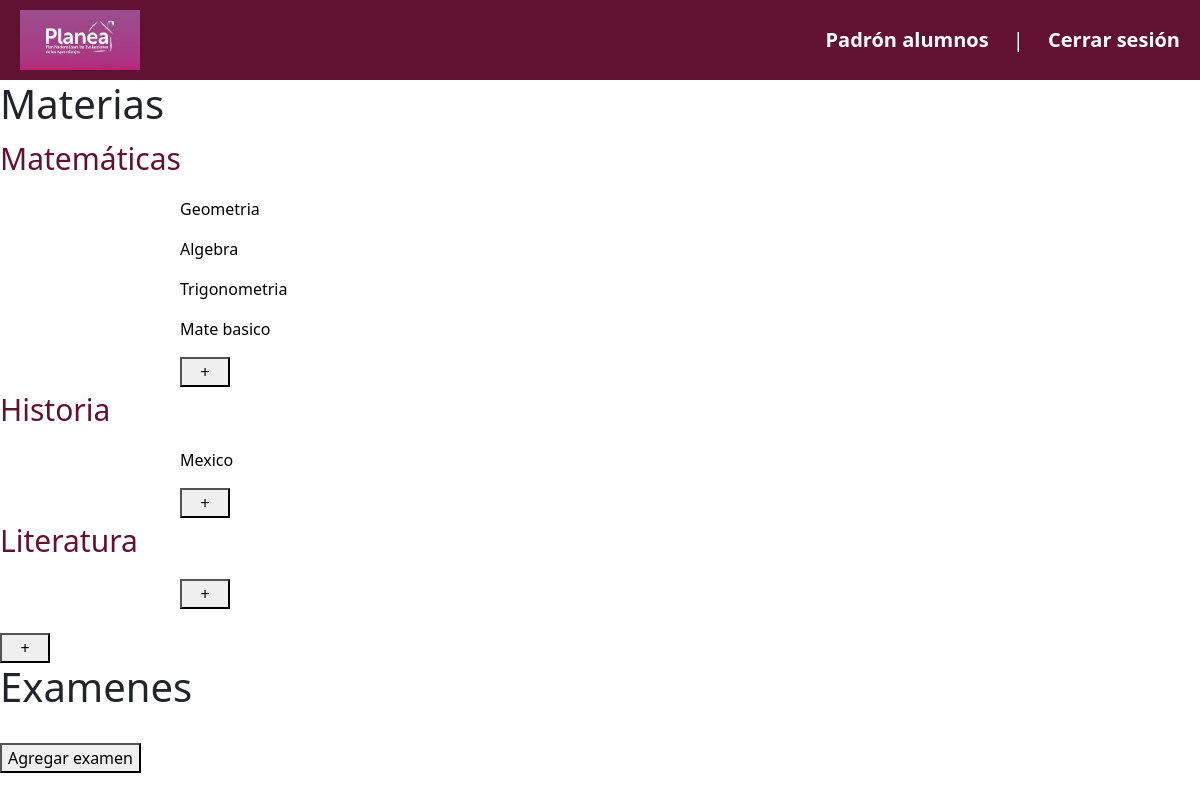
The app's page / (signed in), older data.
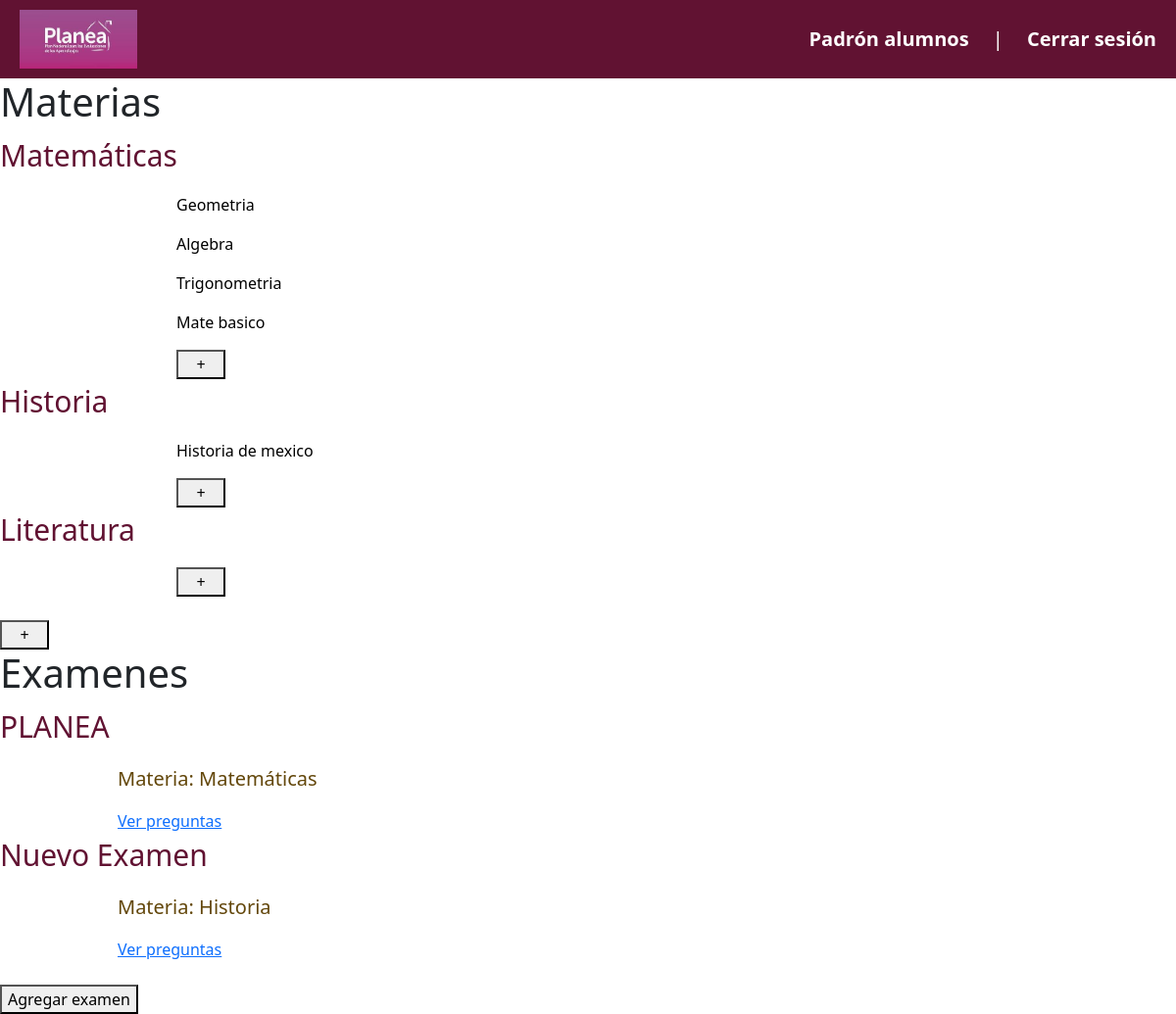
The same page, newer data.
### pagina_web/models.py (models this page shows)
class materia(models.Model):
    nombre = models.CharField(max_length=30)

class rama(models.Model):
    nombre = models.CharField(max_length=30)
    idMateria = models.ForeignKey(materia, on_delete=models.CASCADE)

class examen(models.Model):
    nombre = models.CharField(max_length=100)
    idMateria = models.ForeignKey(materia, on_delete=models.CASCADE, default=1)

### pagina_web/views.py (the view)
# urls.py: path('', Inicio.as_view(), name='inicio'),
class Inicio(View):
    @method_decorator(staff_member_required(login_url='login'), name='dispatch')
    def get(self, request):
        ramas_prefetch = Prefetch('rama_set', queryset=rama.objects.all(), to_attr='ramas')
        materias = materia.objects.prefetch_related(ramas_prefetch).all()
        examenes = examen.objects.all().order_by("id")
        return render(request, 'inicio.html', {'materias': materias, "examenes":examenes})

### pagina_web/templates/inicio.html (shortened to what this page needs)
{% extends 'layouts/nav_inicio.html' %}
{% load static %}
{% block content %}
<link rel="stylesheet" type="text/css" href="{% static 'css/inicio.css' %}">
<div class="materias">
    <h1>Materias</h1>
    {% if materias %}
        {% for materia in materias %}
            <p style="font-size: 30px; color:#611232;">{{ materia.nombre }}</p>
            <div style="margin-left: 15%;">
                {% for rama in materia.ramas %}
                            <p style="font-size: 16px; color:black;">{{ rama.nombre }}</p>
                {% endfor %}
                <button class="agregar_rama" style="width: 50px;" data-materia-id="{{ materia.id }}">+</button>
            </div>
        {% endfor %}
    {% endif %}
    <br>
    <button id="agregar_materia" style="width: 50px;">+</button>
</div>
<div class="examenes">
    <h1>Examenes</h1>
    {% if examenes %}
        {% for examen in examenes %}
            <p style="font-size: 30px; color:#611232;">{{examen.nombre}}</p>
            <div style="margin-left: 10%;">
                <p style="font-size: 20px; color:#63470b;">Materia: {{examen.idMateria.nombre}}</p>
                <a href="examen/{{examen.id}}">Ver preguntas</a>
            </div>
        {% endfor %}
    {% endif %}
    <br>
    <button id="abrirDialog" class="boton_amarillo">Agregar examen</button>
</div>
{% endblock %}

Row changes from the older to the newer data that the page shows:
changed rama: nombre "Mexico" → "Historia de mexico"
added examen: nombre "PLANEA", idMateria.nombre "Matemáticas"
added examen: nombre "Nuevo Examen", idMateria.nombre "Historia"
